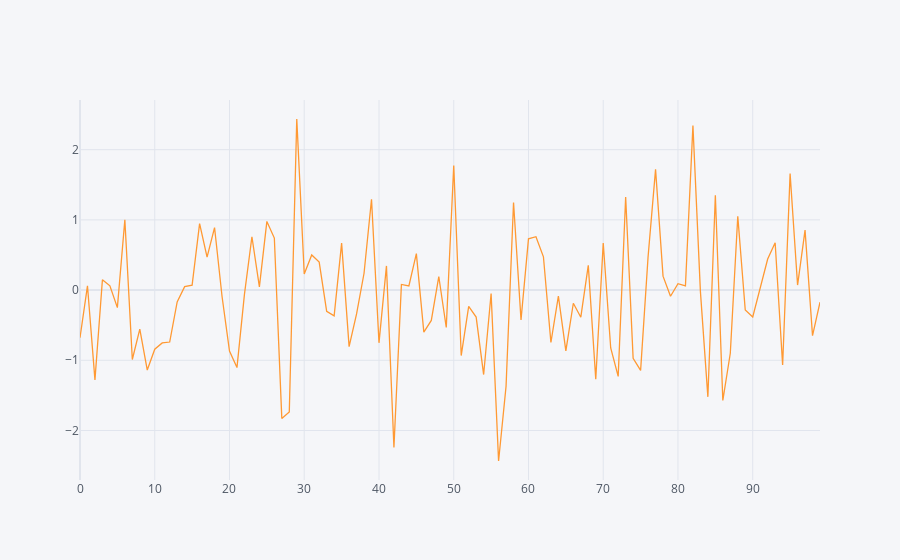

Notebook code cell kept with this figure:
### Code cell
df[["A"]].iplot()
#Selected column A and did iplot
# x-axis has row no. and y-axis has value

### Figure 1 — Plotly figure (JSON) as saved in the notebook; plotly's stock layout.template omitted (floating-point values rounded to 4 significant figures)
{"data": [{"line": {"color": "rgba(255, 153, 51, 1.0)", "dash": "solid", "shape": "linear", "width": 1.3}, "mode": "lines", "name": "A", "text": "", "type": "scatter", "x": [0, 1, 2, 3, 4, 5, 6, 7, 8, 9, 10, 11, 12, 13, 14, 15, 16, 17, 18, 19, 20, 21, 22, 23, 24, 25, 26, 27, 28, 29, 30, 31, 32, 33, 34, 35, 36, 37, 38, 39, 40, 41, 42, 43, 44, 45, 46, 47, 48, 49, 50, 51, 52, 53, 54, 55, 56, 57, 58, 59, 60, 61, 62, 63, 64, 65, 66, 67, 68, 69, 70, 71, 72, 73, 74, 75, 76, 77, 78, 79, 80, 81, 82, 83, 84, 85, 86, 87, 88, 89, 90, 91, 92, 93, 94, 95, 96, 97, 98, 99], "y": [-0.6799, 0.06036, -1.28, 0.1475, 0.06092, -0.2501, 1.002, -0.9896, -0.5557, -1.14, -0.8433, -0.7538, -0.7403, -0.1689, 0.04835, 0.0701, 0.9461, 0.4683, 0.8907, -0.08881, -0.8695, -1.104, -0.06244, 0.7597, 0.04519, 0.978, 0.7407, -1.831, -1.738, 2.437, 0.2283, 0.5006, 0.3985, -0.304, -0.3674, 0.668, -0.8053, -0.3394, 0.2391, 1.294, -0.752, 0.3439, -2.242, 0.07982, 0.05858, 0.5184, -0.5994, -0.4326, 0.1928, -0.5335, 1.774, -0.9332, -0.2316, -0.3845, -1.204, -0.04847, -2.435, -1.37, 1.248, -0.427, 0.7294, 0.7606, 0.4742, -0.7474, -0.08579, -0.8656, -0.188, -0.3867, 0.3524, -1.269, 0.6687, -0.8251, -1.23, 1.326, -0.9716, -1.145, 0.4742, 1.719, 0.1982, -0.08836, 0.0913, 0.06085, 2.345, -0.01878, -1.521, 1.35, -1.573, -0.9009, 1.052, -0.2847, -0.3826, 0.04402, 0.4422, 0.675, -1.069, 1.66, 0.07099, 0.8541, -0.6498, -0.1738]}], "layout": {"legend": {"bgcolor": "#F5F6F9", "font": {"color": "#4D5663"}}, "paper_bgcolor": "#F5F6F9", "plot_bgcolor": "#F5F6F9", "title": {"font": {"color": "#4D5663"}}, "xaxis": {"gridcolor": "#E1E5ED", "showgrid": true, "tickfont": {"color": "#4D5663"}, "title": {"font": {"color": "#4D5663"}, "text": ""}, "zerolinecolor": "#E1E5ED"}, "yaxis": {"gridcolor": "#E1E5ED", "showgrid": true, "tickfont": {"color": "#4D5663"}, "title": {"font": {"color": "#4D5663"}, "text": ""}, "zerolinecolor": "#E1E5ED"}}}
